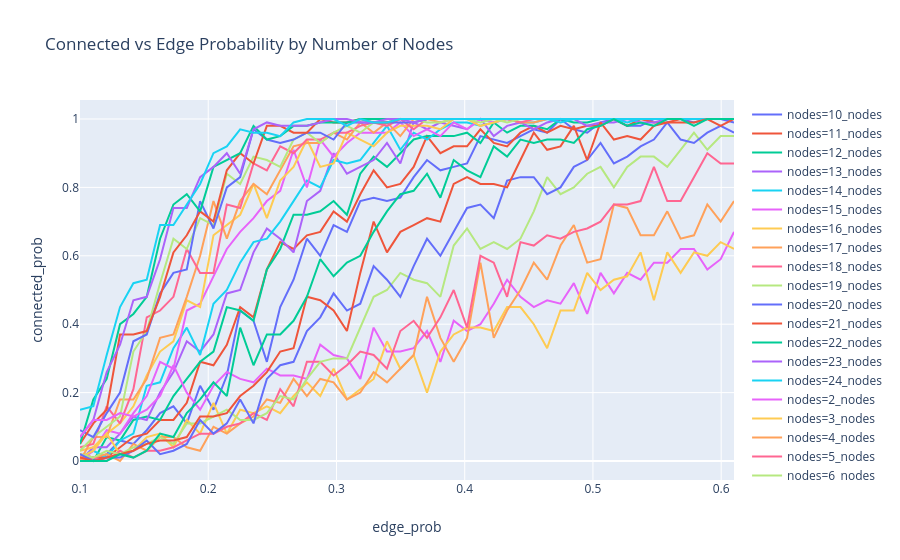

Notebook source saved alongside this figure:
### Code cell
fig = px.line(
    probs,
    x="edge_prob",
    y="connected_prob",
    color="nodes",
    title="Connected vs Edge Probability by Number of Nodes",
)
fig
